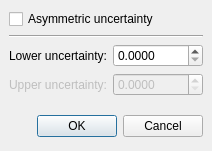
<ui version="4.0" >
 <author></author>
 <comment></comment>
 <exportmacro></exportmacro>
 <class>Uncertainties</class>
 <widget class="QDialog" name="Uncertainties" >
  <property name="geometry" >
   <rect>
    <x>0</x>
    <y>0</y>
    <width>212</width>
    <height>151</height>
   </rect>
  </property>
  <property name="windowTitle" >
   <string>Uncertainty</string>
  </property>
  <layout class="QVBoxLayout" >
   <property name="margin" >
    <number>9</number>
   </property>
   <property name="spacing" >
    <number>6</number>
   </property>
   <item>
    <widget class="QCheckBox" name="cbAsymmetric" >
     <property name="text" >
      <string>Asymmetric uncertainty</string>
     </property>
    </widget>
   </item>
   <item>
    <widget class="Line" name="line" >
     <property name="orientation" >
      <enum>Qt::Horizontal</enum>
     </property>
    </widget>
   </item>
   <item>
    <layout class="QGridLayout" >
     <property name="margin" >
      <number>0</number>
     </property>
     <property name="spacing" >
      <number>6</number>
     </property>
     <item row="0" column="1" >
      <widget class="QDoubleSpinBox" name="spinLowerUncertainty" >
       <property name="decimals" >
        <number>4</number>
       </property>
       <property name="singleStep" >
        <double>0.5</double>
       </property>
      </widget>
     </item>
     <item row="1" column="0" >
      <widget class="QLabel" name="labelUpperUncertainty" >
       <property name="enabled" >
        <bool>false</bool>
       </property>
       <property name="text" >
        <string>Upper uncertainty:</string>
       </property>
      </widget>
     </item>
     <item row="1" column="1" >
      <widget class="QDoubleSpinBox" name="spinUpperUncertainty" >
       <property name="enabled" >
        <bool>false</bool>
       </property>
       <property name="decimals" >
        <number>4</number>
       </property>
       <property name="singleStep" >
        <double>0.5</double>
       </property>
      </widget>
     </item>
     <item row="0" column="0" >
      <widget class="QLabel" name="labelLowerUncertainty" >
       <property name="text" >
        <string>Lower uncertainty:</string>
       </property>
      </widget>
     </item>
    </layout>
   </item>
   <item>
    <spacer>
     <property name="orientation" >
      <enum>Qt::Vertical</enum>
     </property>
     <property name="sizeHint" >
      <size>
       <width>20</width>
       <height>40</height>
      </size>
     </property>
    </spacer>
   </item>
   <item>
    <layout class="QHBoxLayout" >
     <property name="margin" >
      <number>0</number>
     </property>
     <property name="spacing" >
      <number>6</number>
     </property>
     <item>
      <spacer>
       <property name="orientation" >
        <enum>Qt::Horizontal</enum>
       </property>
       <property name="sizeHint" >
        <size>
         <width>131</width>
         <height>31</height>
        </size>
       </property>
      </spacer>
     </item>
     <item>
      <widget class="QPushButton" name="okButton" >
       <property name="text" >
        <string>OK</string>
       </property>
      </widget>
     </item>
     <item>
      <widget class="QPushButton" name="cancelButton" >
       <property name="text" >
        <string>Cancel</string>
       </property>
      </widget>
     </item>
    </layout>
   </item>
  </layout>
 </widget>
 <pixmapfunction></pixmapfunction>
 <resources/>
 <connections>
  <connection>
   <sender>okButton</sender>
   <signal>clicked()</signal>
   <receiver>Uncertainties</receiver>
   <slot>accept()</slot>
   <hints>
    <hint type="sourcelabel" >
     <x>278</x>
     <y>253</y>
    </hint>
    <hint type="destinationlabel" >
     <x>96</x>
     <y>254</y>
    </hint>
   </hints>
  </connection>
  <connection>
   <sender>cancelButton</sender>
   <signal>clicked()</signal>
   <receiver>Uncertainties</receiver>
   <slot>reject()</slot>
   <hints>
    <hint type="sourcelabel" >
     <x>369</x>
     <y>253</y>
    </hint>
    <hint type="destinationlabel" >
     <x>179</x>
     <y>282</y>
    </hint>
   </hints>
  </connection>
 </connections>
</ui>
